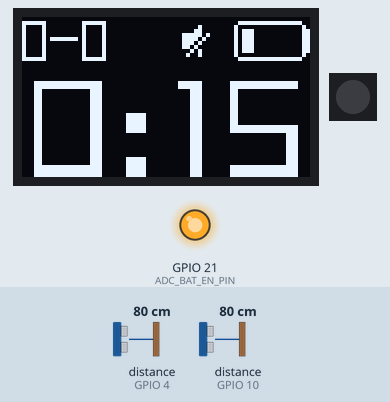
Bench run of a sketch on a simulated ESP32. On the bench: 72×40 one-colour display, 1 RGB LEDs in strip order, left to right, output pins drawn as LEDs (lit = HIGH). Wiring (inferred from the names in the program): 2 × range finder with pulse-width output: data GPIO 4 / data GPIO 10. The test bench sets the inputs (shaded band); at power-on: distance to the obstacle (sensors on GPIO 4, GPIO 10) 80 cm. Dim RGB values are drawn brighter than linear; what the sketch prints to the serial monitor is not drawn.

Above: at 0.1 s.
At 1.2 s:
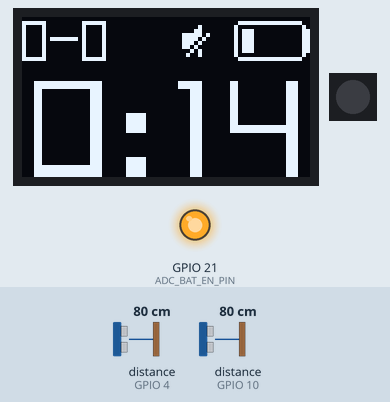
1.3 s: distance to the obstacle (sensor on GPIO 4) set to 2 cm
At 10.23 s:
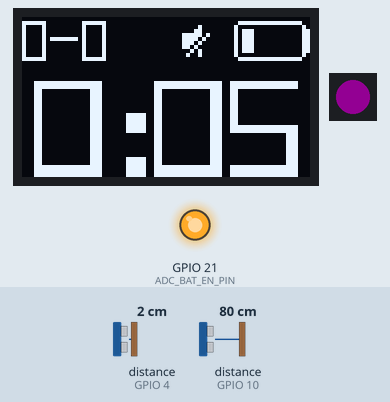
Timing chart, 0 to 11.6 s (numbered marks = the images above; inputs shaded):
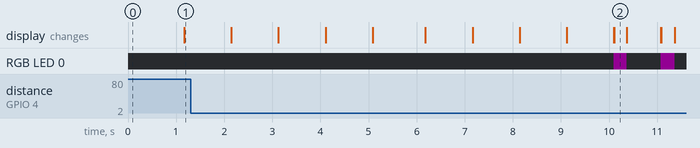

The sketch:

Goalie-Rotation-Timer.ino
```cpp
#include <Arduino.h>
#include <stdio.h>
#include <U8g2lib.h>

#include "esp_timer.h"

#include "definitions.h"
#include "input.h"
#include "led.h"
#include "buzzer.h"

#ifdef U8X8_HAVE_HW_SPI
#include <SPI.h>
#endif
#ifdef U8X8_HAVE_HW_I2C
#include <Wire.h>
#endif

U8G2_SSD1306_72X40_ER_F_HW_I2C u8g2(U8G2_R0, U8X8_PIN_NONE);   // EastRising 0.42" OLED

int mode = MAIN_TIMER;

int countdown_main = TIMER_MAIN_START;
int countdown_minute = TIMER_PERIOD; // 1 minute
int goals_home = 0;
int goals_away = 0;
int bat_value;

void timer_callback(void *arg) {
  countdown_main--;
  countdown_minute--;

  // Main timer - x minutes
  if (countdown_main > 0 && countdown_main < 6) {
    start_buzzer(300);
  }
  else if (countdown_main == 0) {
    start_buzzer(800);
    countdown_main = TIMER_MAIN_PERIOD;
  }
  else if(countdown_main % 60 == 0) {
    start_buzzer(150, 1); //Mark each minute with a beep
  }

  // Periodic timer - 1 minute
  if (countdown_minute == 0) {
    adc_read_bat();
    countdown_minute = TIMER_PERIOD;
  }
}

void setup(void) {
  Serial.begin(115200);

  init_display();
  init_inputs();

  input_t* button_up = create_button((gpio_num_t)BUTTON_UP_PIN, false, &button_up_click, &button_up_hold, &button_up_dbl_click);
  input_t* button_down = create_button((gpio_num_t)BUTTON_DOWN_PIN, false, &button_down_click, &button_down_hold, &button_down_dbl_click);

  click_count_t click_hold = {1, 1};
  add_click_handler(button_up, click_hold, button_up_click_hold);

  init_adc();
  init_timer();
  init_buzzer();
  init_rgb_led();
  init_player();

  adc_read_bat();
  timer_start();
}

void loop(void) {
  draw();
  delay(100);
}
```

button_actions.ino
```cpp
#include "buzzer.h"

// Add Home Goal
void button_up_click(input_t *input_p) {
  if(goals_home < 99 ) goals_home++;
}

// Revert Home Goal
void button_up_dbl_click(input_t *input_p) {
  if(goals_home > 0 ) goals_home--;
}

void button_up_click_hold(input_t *input_p) {
  play_song(NULL);
}

// Change Screens
void button_up_hold(input_t *input_p) {
  mode = mode == MAIN_TIMER ? MAIN_SCORE : MAIN_TIMER;
}

// Add Away Goal
void button_down_click(input_t *input_p) {
  if(goals_away < 99 ) goals_away++;
}

// Revert Away Goal
void button_down_dbl_click(input_t *input_p) {
  if(goals_away > 0 ) goals_away--;
}

// Toggle Volume
void button_down_hold(input_t *input_p) {
  int vol = get_buzzer_volume();
  switch(vol) {
    case 0:
      vol = 1;
      break;
    case 1:
      vol = 10;
      break;
    case 10:
      vol = 25;
      break;
    case 25:
      vol = 50;
      break;
    default:
      vol = 0;
  }
  set_buzzer_volume(vol);
  start_buzzer(150); //Test Volume
}
```

buzzer.cpp
```cpp
#include "buzzer.h"

int buzzer_volume = 0;

esp_timer_handle_t timer_stop_buzzer_handle;

// Pwm
ledc_timer_config_t buzzer_pwm_timer = {
    .speed_mode       = LEDC_MODE,
    .duty_resolution  = LEDC_DUTY_RES,
    .timer_num        = LEDC_TIMER,
    .freq_hz          = LEDC_FREQUENCY,
    .clk_cfg          = LEDC_AUTO_CLK
};

ledc_channel_config_t buzzer_pwm_channel = {
    .gpio_num       = BUZZER_PIN,
    .speed_mode     = LEDC_MODE,
    .channel        = LEDC_CHANNEL,
    .intr_type      = LEDC_INTR_DISABLE,
    .timer_sel      = LEDC_TIMER,
    .duty           = 0,
    .hpoint         = 0
};

void init_buzzer(void) {
  pwm_init();
  timer_init();
}

void set_buzzer_volume(int vol) {
  buzzer_volume = vol;
}

int get_buzzer_volume(void) {
  return buzzer_volume;
}

static void pwm_init(void) {
  // Configure LEDC PWM timer and channel for the Buzzer
  ledc_timer_config(&buzzer_pwm_timer);
  ledc_channel_config(&buzzer_pwm_channel);
}

static void timer_init(void) {
  esp_timer_create_args_t timer_stop_buzzer_args = {
      .callback = &stop_buzzer,
      .arg = NULL,
      .dispatch_method = ESP_TIMER_TASK,
      .name = "timer stop buzzer"
  };

  esp_timer_create(&timer_stop_buzzer_args, &timer_stop_buzzer_handle);
}

static void set_buzzer_duty(int vol) {
  int duty = 40.95 * vol; //Calculate duty from percentage - maximum is 4095 (2^13 - 1)
  ledc_set_duty(LEDC_MODE, LEDC_CHANNEL, duty);
  ledc_update_duty(LEDC_MODE, LEDC_CHANNEL);
}

static void set_buzzer_freq(int freq) {
  buzzer_pwm_timer.freq_hz = freq;
  ledc_timer_config(&buzzer_pwm_timer);
}

static void start_buzzer_params(const buzzer_params& p) {
  int volume = p.volume == -1 ? buzzer_volume : p.volume;
  p.freq ? turn_led_on(100, 0, 100) : turn_led_off();

  set_buzzer_freq(p.freq);
  set_buzzer_duty(p.freq == 0 ? 0 : volume); //Debug on min vol
  esp_timer_start_once(timer_stop_buzzer_handle, p.time_ms * 1000);
}

void start_buzzer(int time_ms) {
  start_buzzer_params({ time_ms, LEDC_FREQUENCY, -1 });
}

void start_buzzer(int time_ms, int frequency) {
  start_buzzer_params({ time_ms, frequency, -1 });
}

void start_buzzer(int time_ms, int frequency, int volume) {
  start_buzzer_params({ time_ms, frequency, volume });
}

void stop_buzzer(void *arg) {
  turn_led_off();
  set_buzzer_duty(0);
}
```

buzzer.h
```cpp
#pragma once

#include <stdlib.h>
#include "driver/ledc.h"
#include "esp_timer.h"

#include "definitions.h"
#include "led.h"

#define LEDC_TIMER        LEDC_TIMER_0
#define LEDC_MODE         LEDC_LOW_SPEED_MODE
#define LEDC_CHANNEL      LEDC_CHANNEL_0
#define LEDC_DUTY_RES     LEDC_TIMER_13_BIT // Set duty resolution to 13 bits
#define LEDC_DUTY_PER     50 // Set duty to 50%. ((2 ** 13) - 1) * 50% = 4095
#define LEDC_FREQUENCY    2000 // Frequency in Hertz.

struct buzzer_params {
    int time_ms;
    int freq;
    int volume;
};

void init_buzzer(void);
int get_buzzer_volume(void);
void set_buzzer_volume(int vol);

static void pwm_init(void);
static void timer_init(void);

static void set_buzzer_duty(int vol);
static void set_buzzer_freq(int freq);

static void start_buzzer_params(const buzzer_params& p);

void start_buzzer(int time_ms);
void start_buzzer(int time_ms, int frequency);
void start_buzzer(int time_ms, int frequency, int volume);

void stop_buzzer(void *arg);
```

definitions.h
```cpp
#pragma once

#define BUZZER_PIN        3
#define RGB_LED_PIN       2

#define BUTTON_UP_PIN     10
#define BUTTON_DOWN_PIN   4

#define ADC_BAT_PIN       0
#define ADC_BAT_EN_PIN    21

#define SDA_PIN           5
#define SCL_PIN           6

//#define DEBUG_BAT
#define BUZZER_LEVEL 1

#define TIMER_BASE 1000 // 1 second in ms
#define TIMER_PERIOD 60 // 1 minute in s

#define TIMER_MAIN_START 15 // seconds
#define TIMER_MAIN_PERIOD 300 // 300 seconds = 5 minutes

#define BAT_MIN_LEVEL 3000
#define BAT_MAX_LEVEL 4100

#ifdef DEBUG_BAT
  #define TIMER_PERIOD 1
#endif

typedef struct {
  uint8_t r;
  uint8_t g;
  uint8_t b;
} rgb;

enum {
    MAIN_TIMER = 0,
    MAIN_SCORE
};

#define NOTE_B0  31
#define NOTE_C1  33
#define NOTE_CS1 35
#define NOTE_D1  37
#define NOTE_DS1 39
#define NOTE_E1  41
#define NOTE_F1  44
#define NOTE_FS1 46
#define NOTE_G1  49
#define NOTE_GS1 52
#define NOTE_A1  55
#define NOTE_AS1 58
#define NOTE_B1  62
#define NOTE_C2  65
#define NOTE_CS2 69
#define NOTE_D2  73
#define NOTE_DS2 78
#define NOTE_E2  82
#define NOTE_F2  87
#define NOTE_FS2 93
#define NOTE_G2  98
#define NOTE_GS2 104
#define NOTE_A2  110
#define NOTE_AS2 117
#define NOTE_B2  123
#define NOTE_C3  131
#define NOTE_CS3 139
#define NOTE_D3  147
#define NOTE_DS3 156
#define NOTE_E3  165
#define NOTE_F3  175
#define NOTE_FS3 185
#define NOTE_G3  196
#define NOTE_GS3 208
#define NOTE_A3  220
#define NOTE_AS3 233
#define NOTE_B3  247
#define NOTE_C4  262
#define NOTE_CS4 277
#define NOTE_D4  294
#define NOTE_DS4 311
#define NOTE_E4  330
#define NOTE_F4  349
#define NOTE_FS4 370
#define NOTE_G4  392
#define NOTE_GS4 415
#define NOTE_A4  440
#define NOTE_AS4 466
#define NOTE_B4  494
#define NOTE_C5  523
#define NOTE_CS5 554
#define NOTE_D5  587
#define NOTE_DS5 622
#define NOTE_E5  659
#define NOTE_F5  698
#define NOTE_FS5 740
#define NOTE_G5  784
#define NOTE_GS5 831
#define NOTE_A5  880
#define NOTE_AS5 932
#define NOTE_B5  988
#define NOTE_C6  1047
#define NOTE_CS6 1109
#define NOTE_D6  1175
#define NOTE_DS6 1245
#define NOTE_E6  1319
#define NOTE_F6  1397
#define NOTE_FS6 1480
#define NOTE_G6  1568
#define NOTE_GS6 1661
#define NOTE_A6  1760
#define NOTE_AS6 1865
#define NOTE_B6  1976
#define NOTE_C7  2093
#define NOTE_CS7 2217
#define NOTE_D7  2349
#define NOTE_DS7 2489
#define NOTE_E7  2637
#define NOTE_F7  2794
#define NOTE_FS7 2960
#define NOTE_G7  3136
#define NOTE_GS7 3322
#define NOTE_A7  3520
#define NOTE_AS7 3729
#define NOTE_B7  3951
#define NOTE_C8  4186
#define NOTE_CS8 4435
#define NOTE_D8  4699
#define NOTE_DS8 4978
#define REST      0
```

draw.ino
```cpp
#define ALIGN_CENTER(t)                 ((72 - (u8g2.getUTF8Width(t))) / 2)
#define ALIGN_END(t)                    (72 - (u8g2.getUTF8Width(t)))

#define utf8_bytes_per_char 4  // Assuming each Unicode character is encoded with 3 bytes

// Display
static void init_display(void) {
  Wire.begin(SDA_PIN, SCL_PIN);
  u8g2.begin();
}

void draw_prepare(void) {
  u8g2.setFontRefHeightExtendedText();
  u8g2.setDrawColor(1);
  u8g2.setFontPosTop();
  u8g2.setFontDirection(0);
}

void draw_volume_icon(u8g2_uint_t x = 37, u8g2_uint_t y = 2) {
  const uint32_t unicode_code[5] = {0xe04f, 0xe04e, 0xe050, 0xe05d, 0xe203};
  char utf8_sequence[utf8_bytes_per_char];
  int vol = get_buzzer_volume();
  int vol_icon = 4;
  if(vol == 0) { vol_icon = 0; }
  else if(vol == 1) { vol_icon = 1; }
  else if(vol <=  10) { vol_icon = 2; }
  else if(vol <= 25) { vol_icon = 3; }

  u8g2.setFont(u8g2_font_siji_t_6x10);
  encode_unicode_to_UTF8(unicode_code[vol_icon], utf8_sequence);

  u8g2.drawUTF8(x, y, utf8_sequence);
}

void encode_unicode_to_UTF8(uint32_t unicode_code, char utf8_sequence[]) {
  utf8_sequence[0] = 0xE0 | (unicode_code >> 12);
  utf8_sequence[1] = 0x80 | ((unicode_code >> 6) & 0x3F);
  utf8_sequence[2] = 0x80 | (unicode_code & 0x3F);
  utf8_sequence[utf8_bytes_per_char] = '\0';  // Null-terminate the string
}

void draw_bat(u8g2_uint_t x = 72-19, u8g2_uint_t y = 1) {
  int w = 18;
  int h = 10;
  int r = 1;
  int offset = 2;
  int bat_width = (bat_value * (w - 2*offset))/100;
  #ifdef DEBUG_BAT
    char bat_mv[5];
    sprintf(bat_mv, "%d%", bat_value);
    u8g2.drawStr(ALIGN_END(bat_mv), y, bat_mv);
  #else

    u8g2.drawRFrame(x, y, w, h, r);
    u8g2.drawBox(x + w, y + offset, 1, h-2*offset);

    u8g2.drawBox(x + offset, y + offset, bat_width, h-2*offset);
  #endif
}

void draw_score(u8g2_uint_t x, u8g2_uint_t y, bool is_centered) {
  char score[10];
  sprintf(score, "%d-%d", goals_home, goals_away);

  int x_pos = is_centered ? ALIGN_CENTER(score) : x;
  u8g2.drawStr(x_pos, y, score);
}

void draw_time(u8g2_uint_t x, u8g2_uint_t y, bool is_centered) {
  int minutes = countdown_main / 60;
  int seconds = countdown_main % 60;
  char time_string[10];
  sprintf(time_string, "%01d:%02d", minutes, seconds);

  int x_pos = is_centered ? ALIGN_CENTER(time_string) : x;
  u8g2.drawStr(x_pos, y, time_string);
}

void draw_sub(u8g2_uint_t x = 0, u8g2_uint_t y = 0) {
  u8g2.setFont(u8g2_font_freedoomr10_tu);
  switch(mode) {
    case MAIN_TIMER:
      draw_score(x, y, false);
      break;
    case MAIN_SCORE:
      draw_time(x, y, false);
      break;
  }
}

void draw_main(u8g2_uint_t x = 0, u8g2_uint_t y = 15) {
  switch(mode) {
    case MAIN_TIMER:
      u8g2.setFont(u8g2_font_freedoomr25_tn);
      draw_time(x, y, true);
      break;
    case MAIN_SCORE:
      u8g2.setFont(u8g2_font_logisoso20_tn);
      draw_score(x, y, true);
      break;
  }
}

void draw(void) {
  u8g2.clearBuffer();
  draw_prepare();

  draw_main();
  draw_sub();
  draw_volume_icon();
  draw_bat();

  u8g2.sendBuffer();
}
```

input.h
```cpp
#pragma once

#include <stdlib.h>

#define NUM_OF_INPUTS 2
#define MAX_INPUT_ACTIONS 5 //Ex: Click and DblClick are 2, can add up to the number you define

#define DEBOUNCE_MS 50
#define WAIT_FOR_CLICK_MS 400
#define HOLD_MS 500 // Has to bigger than WAIT_FOR_CLICK_MS if dblClick is being used
#define DISABLE_IQR_MS 500

#define  DISABLE 0
#define  ENABLE  1

enum {
  CLICK = 0,
  HOLD
};

typedef void (*handler)(void *arg);
typedef void (*cb_handler)(struct input_t *input);

typedef struct {
  void * arg;
  handler fn;
} closure_t;

typedef struct {
  void * arg;
  cb_handler fn;
} cb_closure_t;

typedef struct click_count_t {
  uint8_t click;
  uint8_t hold;
} click_count_t;

typedef struct input_t {
  uint8_t id;
  gpio_num_t pin;
  bool state;
  bool level;
  bool has_debounce;
  uint32_t debounce_ms;
  struct click_count_t count;
  uint64_t last_click_timestamp;
  void (*on_click)(struct input_t *input);
  void (*on_dbl_click)(struct input_t *input);
  void (*on_hold)(struct input_t *input);
  void (*add_click_handler)(struct input_t *input, click_count_t count, cb_handler fn);
  void (*enable_interrupt)(void *arg);
  void (*disable_interrupt)(void *arg);
} input_t;

void init_inputs(void);

void add_click_handler(input_t *input, click_count_t count, cb_handler fn);
void run_click_handler(input_t *input);

void timer_general_handler(void *arg);

void enable_interrupt(void *arg);
void disable_interrupt(void *arg);

void timer_debounce_handler(void *arg);
void handle_debounce(void *arg);
void handle_no_debounce(void *arg);

void handle_input_interrupt(void *arg);

void IRAM_ATTR handle_interrupt(void* arg);

void listen(input_t *input, handler fn);

input_t * create_input_params(gpio_num_t pin, bool level, bool has_debounce, uint32_t debounce_ms, void (*on_click)(input_t *), void (*on_hold)(input_t *), void (*on_dbl_click)(input_t *));

input_t * create_input(gpio_num_t pin, bool level, bool has_debounce, uint32_t debounce_ms, void (*on_click)(input_t *));
input_t * create_input(gpio_num_t pin, bool level, bool has_debounce, uint32_t debounce_ms, void (*on_click)(input_t *), void (*on_hold)(input_t *));
input_t * create_input(gpio_num_t pin, bool level, bool has_debounce, uint32_t debounce_ms, void (*on_click)(input_t *), void (*on_hold)(input_t *), void (*on_dbl_click)(input_t *));

input_t * create_button(gpio_num_t pin, bool level, void (*on_click)(input_t *));
input_t * create_button(gpio_num_t pin, bool level, void (*on_click)(input_t *), void (*on_hold)(input_t *));
input_t * create_button(gpio_num_t pin, bool level, void (*on_click)(input_t *), void (*on_hold)(input_t *), void (*on_dbl_click)(input_t *));

void no_action(input_t *input);
```

input2.cpp
```cpp
// #include <cstdint>

// #define NUM_OF_INPUTS 2

// typedef void (*handler)(void *arg);
// typedef void (*cb_handler)(Input *input);

// typedef struct {
//   void * arg;
//   handler fn;
// } closure_t;

// typedef struct {
//   void * arg;
//   cb_handler fn;
// } cb_closure_t;

// class ClickCount {
//     uint8_t click;
//     uint8_t hold;
//   public:
//     ClickCount() : click(0), hold(0) {}
//     uint8_t getClick() const { return click; }
//     uint8_t getHold() const { return hold; }
//     void incrementClick() { click++; }
//     void incrementHold() { hold++; }
// };

// class Input {
//     static uint8_t id;
//     gpio_num_t pin;
//     bool state;
//     bool level;
//     bool has_debounce;
//     ClickCount count;
//     uint64_t last_click_timestamp = 0;
//     uint32_t debounce_ms = 50;

//     void (*on_click)(Input *);
//     void (*on_dbl_click)(Input *);
//     void (*on_hold)(Input *);

//     // Static array for storing click handlers
//     static cb_closure_t cb_handlers[NUM_OF_INPUTS][5];

//     // Static array for storing timer handles
//     static esp_timer_handle_t timer_debounce_handles[NUM_OF_INPUTS];
//     static esp_timer_handle_t timer_general_handles[NUM_OF_INPUTS];

//     // Static array for storing timer arguments
//     static esp_timer_create_args_t timer_debounce_args[NUM_OF_INPUTS];
//     static esp_timer_create_args_t timer_general_args[NUM_OF_INPUTS];

//     // Static array for storing button indices
//     static int timer_indices[NUM_OF_INPUTS];

//     // Static array for storing IRQ handlers
//     static closure_t irq_handlers[NUM_OF_INPUTS];

//     // Static array for storing button handler indices
//     static uint8_t button_handler_index[NUM_OF_INPUTS];

//   public:
//     Input(gpio_num_t pin, bool level, bool has_debounce, uint32_t time_ms,
//           void (*on_click)(Input *), void (*on_hold)(Input *), void (*on_dbl_click)(Input *));
// };
```

led.cpp
```cpp
#include <Arduino.h>
#include <Adafruit_NeoPixel.h>

#include "definitions.h"

Adafruit_NeoPixel led = Adafruit_NeoPixel(1, RGB_LED_PIN, NEO_GRB + NEO_KHZ800); //Onboard RGB Led

void init_rgb_led() {
  led.begin();
  led.setBrightness(50);
  led.show();
}

void turn_led_on(uint8_t r, uint8_t g, uint8_t b) {
  led.setPixelColor(0, led.Color(r,g,b));
  led.show();
}

void turn_led_off() {
  led.clear();
  led.show();
}
```

led.h
```cpp
#pragma once

void init_rgb_led();

void turn_led_on(uint8_t r, uint8_t g, uint8_t b);
void turn_led_off();
```

misc.ino
```cpp
// Timer
esp_timer_handle_t timer_handle;

static void init_timer(void) {
  esp_timer_create_args_t timer_args = {
    .callback = &timer_callback,
    .arg = NULL,
    .dispatch_method = ESP_TIMER_TASK,
    .name = "timer 1 sec"
  };

  esp_timer_create(&timer_args, &timer_handle);
}

static void timer_start(void) {
  esp_timer_start_periodic(timer_handle, TIMER_BASE * 1000);
}

// ADC
static void init_adc(void) {
  pinMode(ADC_BAT_EN_PIN, OUTPUT);
  digitalWrite(ADC_BAT_EN_PIN, HIGH);
}

void adc_read_bat() {
  digitalWrite(ADC_BAT_EN_PIN, LOW); //Reading will be enable for aprox 2ms
  int bat_reading = analogReadMilliVolts(ADC_BAT_PIN) * 2;
  digitalWrite(ADC_BAT_EN_PIN, HIGH);

  #ifdef DEBUG_BAT
    Serial.println(bat_reading);
    bat_value = bat_reading;
    return;
  #endif

  if(bat_reading <= BAT_MIN_LEVEL) { bat_value = 0; }
  else if(bat_reading >= BAT_MAX_LEVEL) { bat_value = 100; }
  else {
    int bat_100 = BAT_MAX_LEVEL - BAT_MIN_LEVEL;
    int bat_x = bat_reading - BAT_MIN_LEVEL;
    bat_value = (bat_x * 100) / bat_100;
  }
}
```

Source omitted: input.cpp (8713 bytes), songs.ino (3491 bytes)
